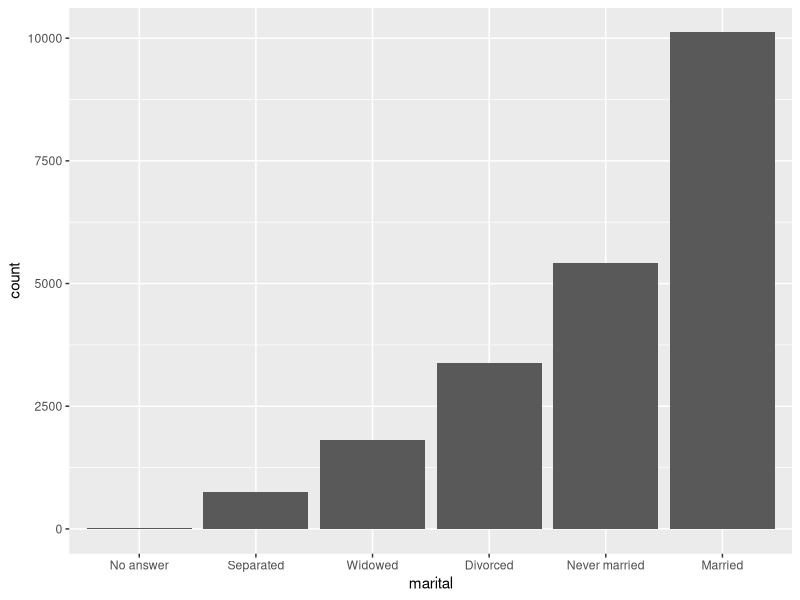

Generate this figure with R:
# Factors with forcats
rm(list=ls())

library(tidyverse) #forcats comes with the tidyverse

# factors used to be much easier to work with than character 
# strings, so R was designed with many defaults to be stringsAsFactors

# creating a factor
# factor() comes from base R
month_levels <- c("Jan", "Feb", "Mar", "Apr", "May", "Jun", "Jul", "Aug", "Sep", "Oct", "Nov", "Dec")
x1 <- factor(c("Jan", "Aug", "May"), levels = month_levels)
# ommiting the levels arg will cause the levels to come from the data itself. 
x2 <- factor(c("Mar", "Apr", "Dec", "Jan"))

# if you try to create a factor vector with invalid inputs (inputs that are not
# in the levels vector), they will be silently converted to NA 

#--------------------------------------------------------
# forcats helper functions
# The main purpose of the these helper functions is to either change the order
# of a factor or change the values

# gss_cat is a sample data set from the general social survey in the US
# it includes social data from 2000 to 2014

#-------- Changing the levels of a factor

# How to find the levels of a factor
levels(gss_cat$race)
# To do it in the tidyverse (with tibble inputs and outputs)
# use dplyr or ggplota to create a table or a plot
table <- gss_cat %>%
	count(race)
plot <- ggplot(gss_cat) +
	geom_bar(aes(race))

# How to change the order of levels (fct_reorder, fct_relevel, fct_infreq)
# fct_reorder is used to set the entire order of the levels of a factor
# fct_relevel is used to any number of levels to the front. 
# fct_infreq is used to order in increasing values 

# fct_reorder example
# create a plot that shows tvhours by religion, in order of
# watching time
df <- gss_cat %>%
      group_by(relig) %>%
      summarize(age = mean(age, na.rm=T), 
                tvhours = mean(tvhours, na.rm=T), 
		n = n()
		)
plot <- ggplot(df) +
        geom_col(aes(fct_reorder(relig, tvhours), tvhours)) + 
	theme(axis.text.x = element_text(angle = 90, hjust = 1))

# fct_relevel example
# avg age and income level
df <- gss_cat %>%
      group_by(rincome) %>%
      summarize(age = mean(age, na.rm=T), 
		n = n()
		)
plot <- ggplot(df) +
        geom_point(aes(age, fct_relevel(rincome, "Not applicable"))) + 
	theme(axis.text.x = element_text(angle = 90, hjust = 1))

# example of fct_infreq
# bar plot of marital status
# fct_rev() just reverses the order
df <- gss_cat %>%
	mutate(marital=marital %>% fct_infreq() %>% fct_rev())
plot <- ggplot(df) +
	geom_bar(aes(marital))
print(plot)


#-------------------- Changing the values of a factor

# How to change the values of levels 
# fct_recode()
# fct_collapse()
# fct_lump()

# fct_recode() is most flexible function
# It allows you to rename any value you choose. It leaves the ones you don't
# touch alone, and it allows combining groups by simply assigning the same new
# level to multiple old levels. 
df <- gss_cat %>%
	mutate(partyid=fct_recode(partyid, 
				  "Republican, strong" = "Strong republican",
				  "Republican, weak" = "Not str republican", 
				  "Independent, near rep" = "Ind,near rep",
				  "Indenpendent, near dem" = "Ind,near dem", 
				  "Democrat, weak" = "Not str democrat",
				  "Democrat, strong" = "Strong democrat")) %>%
count(partyid)

# fct_collapse is good for grouping multiple old levels into just a few new
# levels
# This collapses a bunch of different political party labels down to just
# democrat, replican, independent and other
df <- gss_cat %>%
	mutate(partyid = fct_collapse(partyid, other=c("No answer", "Don't know", "Other party"), rep=c("Strong republican", "Not str republican"),ind=c("Ind,near rep", "Independent", "Ind,near dem"),dem=c("Not str democrat", "Strong democrat"))) %>%
	count(partyid)

# fct_lump
# find the top 3 most populous religious groups
df <- gss_cat %>%
	mutate(relig=fct_lump(relig, n=2)) %>%
	count(relig)


